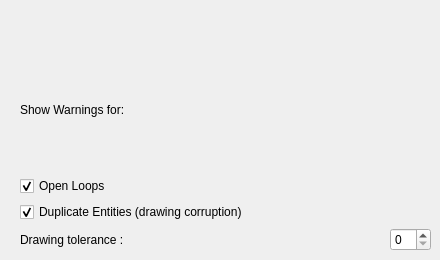
      <widget class="QWidget" name="pag_warnings">
       <widget class="QWidget" name="layoutWidget">
        <property name="geometry">
         <rect>
          <x>20</x>
          <y>50</y>
          <width>411</width>
          <height>201</height>
         </rect>
        </property>
        <layout class="QVBoxLayout" name="verticalLayout_5">
         <item>
          <widget class="QLabel" name="label_25">
           <property name="text">
            <string>Show Warnings for:</string>
           </property>
          </widget>
         </item>
         <item>
          <widget class="QCheckBox" name="openLoopCB">
           <property name="text">
            <string>Open Loops</string>
           </property>
           <property name="checked">
            <bool>true</bool>
           </property>
          </widget>
         </item>
         <item>
          <widget class="QCheckBox" name="dupliCB">
           <property name="text">
            <string>Duplicate Entities (drawing corruption)</string>
           </property>
           <property name="checked">
            <bool>true</bool>
           </property>
          </widget>
         </item>
         <item>
          <layout class="QHBoxLayout" name="horizontalLayout_24">
           <item>
            <widget class="QLabel" name="label_26">
             <property name="whatsThis">
              <string>Distance at which a point and another are considered the same.</string>
             </property>
             <property name="text">
              <string>Drawing tolerance :</string>
             </property>
             <property name="buddy">
              <cstring>spinBox_5</cstring>
             </property>
            </widget>
           </item>
           <item>
            <spacer name="horizontalSpacer_11">
             <property name="orientation">
              <enum>Qt::Horizontal</enum>
             </property>
             <property name="sizeHint" stdset="0">
              <size>
               <width>40</width>
               <height>20</height>
              </size>
             </property>
            </spacer>
           </item>
           <item>
            <widget class="QSpinBox" name="spinBox_5"/>
           </item>
          </layout>
         </item>
        </layout>
       </widget>
      </widget>
